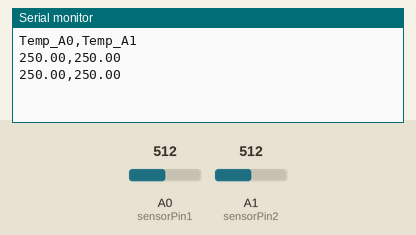
This sketch was run on a simulated Arduino Uno, built with avr-gcc and run on an emulated ATmega328P. Shown: the last lines printed to the serial monitor. The test bench sets the inputs (shaded band); at power-on: A0 (sensorPin1) = 512, A1 (sensorPin2) = 512.

Above: at 2.8 s.
2.9 s: A0 (sensorPin1) set to 716
At 5.2 s:
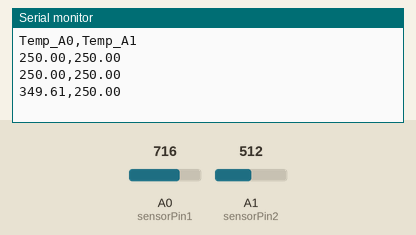
5.6 s: A1 (sensorPin2) set to 716
At 6.9 s:
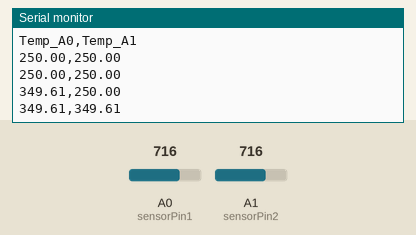
8.3 s: A0 (sensorPin1) set to 900
At 10.8 s:
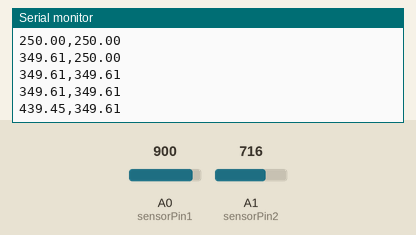
11.0 s: A1 (sensorPin2) set to 900
At 12.8 s:
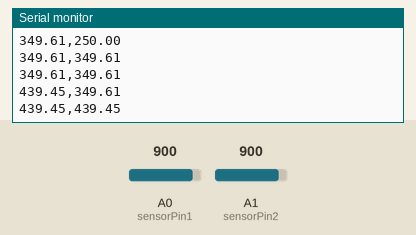
Timing chart, 0 to 14.3 s (numbered marks = the images above; inputs shaded):
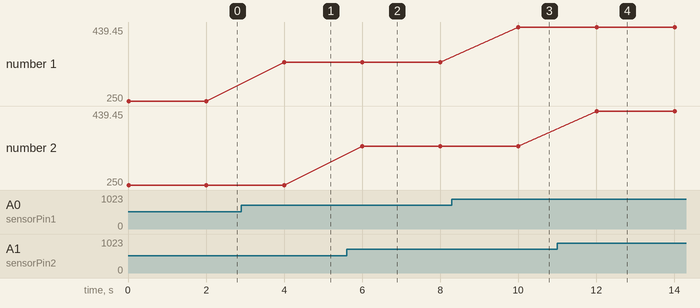

Measured:
- after the input at 2.9 s, the serial monitor: prints a new line after 1.1 s (image 1)
- after the input at 5.6 s, the serial monitor: prints a new line after 0.40 s (image 2)
- after the input at 8.3 s, the serial monitor: prints a new line after 1.7 s (image 3)
- after the input at 11.0 s, the serial monitor: prints a new line after 1.0 s (image 4)
- plotted number 1: 250 → 349.61 after the input at 2.9 s, 349.61 → 439.45 after the input at 8.3 s

The sketch:

LM35_TempReader.ino
```cpp
const int sensorPin1 = A0;
const int sensorPin2 = A1;

void setup() {
  Serial.begin(9600);
  // Dòng tiêu đề để các phần mềm khác biết cột nào là gì
  Serial.println("Temp_A0,Temp_A1");
}

void loop() {
  // Đọc cảm biến 1 (A0)
  int read1 = analogRead(sensorPin1);
  float temp1 = (read1 * 5.0 / 1024.0) * 100.0;

  // Đọc cảm biến 2 (A1)
  int read2 = analogRead(sensorPin2);
  float temp2 = (read2 * 5.0 / 1024.0) * 100.0;

  // In ra định dạng CSV: GiaTri1,GiaTri2
  Serial.print(temp1);
  Serial.print(",");
  Serial.println(temp2);

  delay(2000);
}
```
